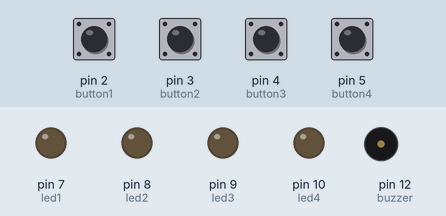
This sketch was run on a simulated Arduino Uno, built with avr-gcc and run on an emulated ATmega328P. Shown: output pins drawn as LEDs (lit = HIGH), buzzer (waves = sounding). Dashed ring = blinking. The test bench sets the inputs (shaded band); at power-on: pin 2 (button1), pin 3 (button2), pin 4 (button3), pin 5 (button4) LOW. Random numbers use the default seed unless the sketch sets one.

Above: at 1.5 s.
1.6 s: pin 2 (button1) pulled HIGH for 0.15 s
At 1.87 s:
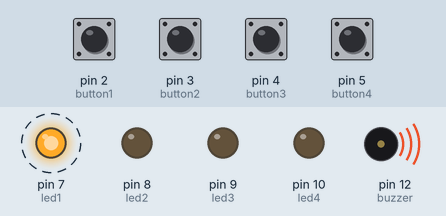
4.6 s: pin 3 (button2) pulled HIGH for 0.15 s
At 5.68 s:
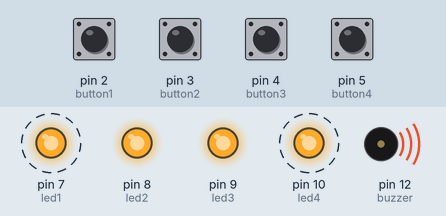
7.6 s: pin 5 (button4) pulled HIGH for 1 s
At 8.2 s:
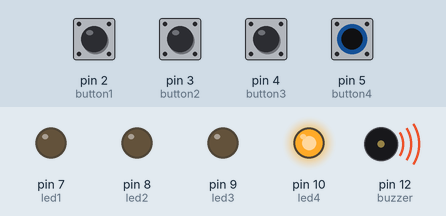
10.6 s: pin 2 (button1) pulled HIGH for 1 s
At 12.15 s:
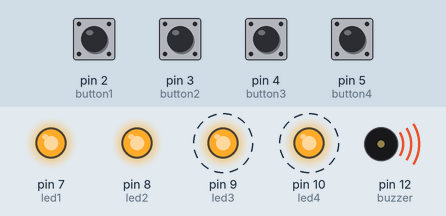
13.6 s: pin 4 (button3) pulled HIGH for 1 s
At 14.7 s:
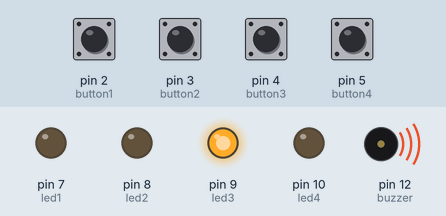
16.6 s: pin 3 (button2) pulled HIGH for 1 s
At 17.9 s:
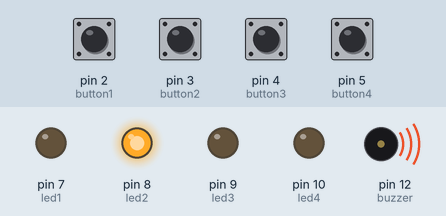
Timing chart, 0 to 21.6 s (numbered marks = the images above; inputs shaded):
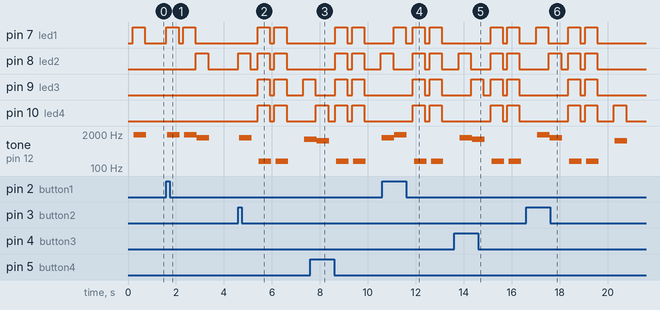

The sketch:

memory_game.ino
```cpp
const int button1 = 2;
const int button2 = 3;
const int button3 = 4;
const int button4 = 5;

const int led1 = 7;
const int led2 = 8;
const int led3 = 9;
const int led4 = 10;

const int buzzer = 12;

int game_on = 0;
int wait = 0;
int currentlevel = 1;
long rand_num = 0;
int rando = 0;
int butwait = 500;
int ledtime = 500;
int n_levels = 10;
int pinandtone = 0;
int right = 0;
int speedfactor = 5;
int leddelay = 200;


const int tones[] = {261, 349, 392, 440, 2700};


int buttonState[] = {0,0,0,0};
int lastButtonState[] = {0,0,0,0};
int buttonPushCounter[] = {0,0,0,0};


void playTone(int tone, int duration) {
  for (long i = 0; i < duration * 1000L; i += tone * 2) {
    digitalWrite(buzzer, HIGH);
    delayMicroseconds(tone);
    digitalWrite(buzzer, LOW);
    delayMicroseconds(tone);
  }
}

void setup() {

  randomSeed(analogRead(0));

  pinMode(button1, INPUT);
  pinMode(button2, INPUT);
  pinMode(button3, INPUT);
  pinMode(button4, INPUT);

  pinMode(led1, OUTPUT);
  pinMode(led2, OUTPUT);
  pinMode(led3, OUTPUT);
  pinMode(led4, OUTPUT);

  pinMode(buzzer, OUTPUT);


}


void loop() {

int n_array[n_levels];
int u_array[n_levels];

int i;

if (game_on == 0){
for(i=0; i<n_levels; i=i+1){
        n_array[i]=0;
        u_array[i]=0;
        rand_num = random(1,200);
        if (rand_num <= 50)
          rando=0;
        else if (rand_num>50 && rand_num<=100)
          rando=1;
        else if (rand_num>100 && rand_num<=150)
          rando=2;
         else if (rand_num<=200)
          rando=3;

         n_array[i]=rando;
      }
 game_on = 1;

}


if (wait == 0){
 delay (200);
i = 0;
for (i = 0; i < currentlevel; i= i + 1){
  leddelay = ledtime/(1+(speedfactor/n_levels)*(currentlevel - 1));
      pinandtone = n_array[i];
      digitalWrite(pinandtone+7, HIGH);
      playTone(tones[pinandtone], leddelay);
      digitalWrite(pinandtone+7, LOW);
      delay(100/speedfactor);
    }
    wait = 1;
}
i = 0;
int buttonchange = 0;
int j = 0;
while (j < currentlevel){
    while (buttonchange == 0){
          for (i = 0; i < 4; i = i + 1){
          buttonState[i] = digitalRead(i+2);
          buttonchange = buttonchange + buttonState[i];
        }
    }
     for (i = 0; i < 4; i = i + 1){
        if (buttonState[i] == HIGH) {
            digitalWrite(i+7, HIGH);
            playTone(tones[i], ledtime);
            digitalWrite(i+7, LOW);
            wait = 0;
            u_array[j]=i;
            buttonState[i] = LOW;
            buttonchange = 0;
         }
       }
        if (u_array[j] == n_array[j]){
            j++;
            right = 1;
            }
        else{

            right = 0;
            i = 4;
            j = currentlevel;
            wait = 0;
        }
}

if (right == 0){
  delay(300);
  i = 0;
  game_on = 0;
  currentlevel = 1;
  for (i = 0; i < 4; i = i + 1){
         digitalWrite(i+7, HIGH);
      }
          playTone(tones[4], ledtime);
   for (i = 0; i < 4; i = i + 1){
         digitalWrite(i+7, LOW);
       }
       delay (200);
  for (i = 0; i < 4; i = i + 1){
         digitalWrite(i+7, HIGH);
      }
          playTone(tones[4], ledtime);
   for (i = 0; i < 4; i = i + 1){
         digitalWrite(i+7, LOW);
       }

       delay(500);
       game_on = 0;
}


if (right == 1){
    currentlevel++;
    wait = 0;
    }

if (currentlevel == n_levels){
  delay(500);

  int notes[] = {2, 2, 2, 2, 0, 1, 2, 1, 2};
  int note = 0;
  int tempo[] = {200, 200, 200, 400, 400, 400, 200, 200, 600};
  int breaks[] = {100, 100, 100, 200, 200, 200, 300, 100, 200};
  for (i = 0; i < 9; i = i + 1){
  note = notes[i];
    digitalWrite(note+7, HIGH);
    playTone(tones[note], tempo[i]);
    digitalWrite(note+7, LOW);
    delay(breaks[i]);
  }

game_on = 0;
currentlevel = 1;
n_levels = n_levels + 2;
speedfactor = speedfactor + 1;
    }

}
```

Measured:
- after the input at 1.6 s, pin 7 (led1): alternates HIGH for 0.51 s and LOW for 0.20 s, 4 changes in all, then stays LOW, starting at once; pin 8 (led2): LOW → HIGH after 1.2 s, → LOW 0.51 s later; tone on pin 12 (buzzer): plays 1890 Hz for 0.52 s, 1890 Hz for 0.52 s, 1418 Hz for 0.52 s, starting at once
- after the input at 4.6 s, pin 7 (led1): alternates HIGH for 0.50 s and LOW for 0.20 s, starting after 0.81 s; pin 8 (led2): goes HIGH 0.51 s, LOW 0.30 s, HIGH 0.50 s, LOW 0.20 s, HIGH 0.50 s, then LOW, starting at once
- after the input at 7.6 s, pin 7 (led1): alternates HIGH for 0.50 s and LOW for 0.20 s, starting after 1.0 s; pin 8 (led2): goes HIGH 0.50 s, LOW 0.20 s, HIGH 0.50 s, LOW 0.70 s, then HIGH, starting after 1.0 s; pin 10 (led4): goes HIGH 0.50 s, LOW 0.30 s, HIGH 0.50 s, LOW 0.20 s, HIGH 0.50 s, then LOW, starting after 0.24 s
- after the input at 10.6 s, pin 7 (led1): goes HIGH 0.51 s, LOW 0.30 s, HIGH 0.50 s, LOW 0.20 s, HIGH 0.50 s, then LOW, starting after 0.47 s; pin 9 (led3), pin 10 (led4): alternates HIGH for 0.50 s and LOW for 0.20 s, starting after 1.3 s
- after the input at 13.6 s, pin 7 (led1), pin 10 (led4): alternates HIGH for 0.50 s and LOW for 0.20 s, starting after 1.5 s; pin 9 (led3): goes HIGH 0.50 s, LOW 0.30 s, HIGH 0.50 s, LOW 0.20 s, HIGH 0.50 s, then LOW, starting after 0.71 s
- after the input at 16.6 s, pin 8 (led2): goes HIGH 0.51 s, LOW 0.30 s, HIGH 0.50 s, LOW 0.20 s, HIGH 0.50 s, then LOW, starting after 0.95 s; pin 9 (led3): alternates HIGH for 0.50 s and LOW for 0.20 s, 4 changes in all, then stays LOW, starting after 1.8 s
